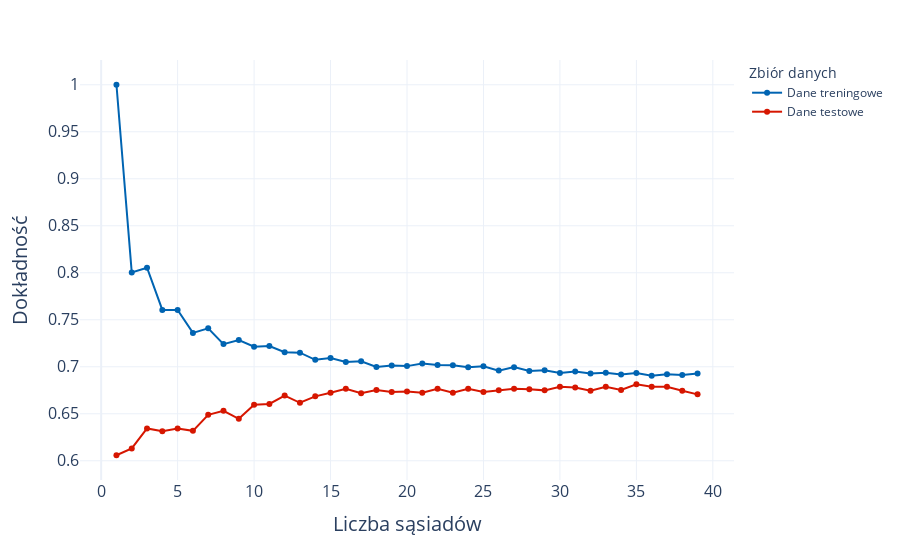

Notebook code cell kept with this figure:
### Code cell
train_test_plot(k_values, ma_knn_train, ma_knn_test, "Liczba sąsiadów", "liczba_sasiadow")

### Figure 1 — Plotly figure (JSON) as saved in the notebook; plotly's stock layout.template omitted (floating-point values rounded to 4 significant figures)
{"data": [{"hovertemplate": "Zbiór danych=Dane treningowe<br>depth=%{x}<br>value=%{y}<extra></extra>", "legendgroup": "Dane treningowe", "line": {"color": "#0064B2", "dash": "solid", "shape": "linear"}, "marker": {"symbol": "circle"}, "mode": "lines+markers", "name": "Dane treningowe", "orientation": "v", "showlegend": true, "type": "scatter", "x": [1, 2, 3, 4, 5, 6, 7, 8, 9, 10, 11, 12, 13, 14, 15, 16, 17, 18, 19, 20, 21, 22, 23, 24, 25, 26, 27, 28, 29, 30, 31, 32, 33, 34, 35, 36, 37, 38, 39], "xaxis": "x", "y": [1, 0.8004, 0.8054, 0.7605, 0.7603, 0.736, 0.7408, 0.7241, 0.7284, 0.7212, 0.722, 0.7154, 0.715, 0.7074, 0.7092, 0.705, 0.7058, 0.6998, 0.7013, 0.7007, 0.7036, 0.7018, 0.7016, 0.6994, 0.7005, 0.6959, 0.6996, 0.6956, 0.6962, 0.6934, 0.695, 0.6928, 0.6936, 0.6916, 0.6933, 0.6904, 0.692, 0.6913, 0.6928], "yaxis": "y"}, {"hovertemplate": "Zbiór danych=Dane testowe<br>depth=%{x}<br>value=%{y}<extra></extra>", "legendgroup": "Dane testowe", "line": {"color": "#D61600", "dash": "solid", "shape": "linear"}, "marker": {"symbol": "circle"}, "mode": "lines+markers", "name": "Dane testowe", "orientation": "v", "showlegend": true, "type": "scatter", "x": [1, 2, 3, 4, 5, 6, 7, 8, 9, 10, 11, 12, 13, 14, 15, 16, 17, 18, 19, 20, 21, 22, 23, 24, 25, 26, 27, 28, 29, 30, 31, 32, 33, 34, 35, 36, 37, 38, 39], "xaxis": "x", "y": [0.6059, 0.6131, 0.6344, 0.6314, 0.6344, 0.6318, 0.6489, 0.6532, 0.6447, 0.6596, 0.6604, 0.6693, 0.6617, 0.6685, 0.6723, 0.6766, 0.6719, 0.6753, 0.6732, 0.6736, 0.6723, 0.6766, 0.6723, 0.6766, 0.6732, 0.6749, 0.6766, 0.6762, 0.6749, 0.6787, 0.6779, 0.6744, 0.6787, 0.6753, 0.6813, 0.6787, 0.6787, 0.6745, 0.6706], "yaxis": "y"}], "layout": {"legend": {"title": {"text": "Zbiór danych"}, "tracegroupgap": 0}, "margin": {"t": 60}, "showlegend": true, "xaxis": {"anchor": "y", "domain": [0, 1], "tickfont": {"size": 16}, "title": {"font": {"size": 20}, "text": "Liczba sąsiadów"}}, "yaxis": {"anchor": "x", "domain": [0, 1], "tickfont": {"size": 16}, "title": {"font": {"size": 20}, "text": "Dokładność"}}}}
